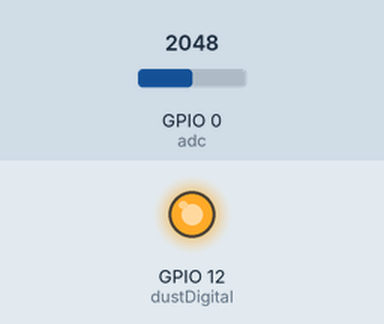
Simulated run of this program. Board: ESP32 board running MicroPython. Parts: output pins drawn as LEDs (lit = HIGH). Inputs (shaded band) come from the test bench; at power-on: GPIO 0 (adc) = 2048 (analog values on the 0–4095 scale). What the program prints to the serial console is not drawn.

Above: at 0.05 s.
Timing chart, 0 to 3.5 s (numbered marks = the images above):
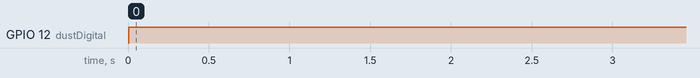

Measured:
- by itself, GPIO 12 (dustDigital): LOW → HIGH at 0.00 s

The program:

dustSensor.py
```python
import machine
from time import sleep
adc = machine.ADC(0) # enable analog 0 ADC reading
dustDigital = machine.Pin(12, machine.Pin.OUT) # D6 Pin digital out

delayTime=2.8
delayTime2=0.04
offTime=0.9680

while True:
         dustDigital.off()
         sleep(delayTime/ 1000)

         dustVal = adc.read()
         sleep(delayTime2/ 1000)

         dustDigital.on()
         sleep(offTime / 1000)

         sleep(3);

         dustDensity = (0.17*(dustVal*0.0049)-0.1)*(1000)+135; #135 is for sensor error
         print('Dust density(ug/m3) = ', dustDensity)
```
